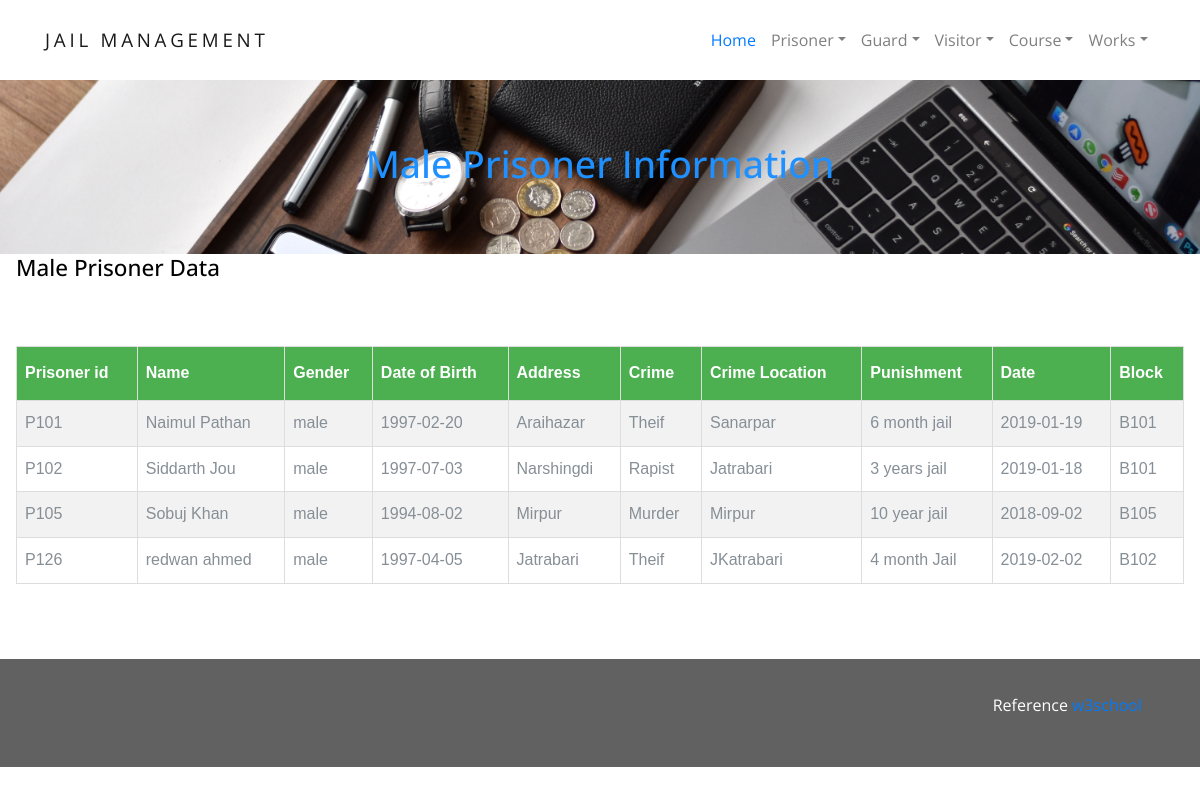
The app's page /male/male.php with its own data.
### tables this page shows
CREATE TABLE `prisoner_info` (
  `P_ID` varchar(10) NOT NULL,
  `B_ID` varchar(30) NOT NULL,
  `P_name` varchar(15) NOT NULL,
  `Gender` varchar(6) NOT NULL,
  `DoB` date NOT NULL,
  `Address` varchar(20) NOT NULL,
  `crime_type` varchar(30) NOT NULL,
  `crime_location` varchar(30) NOT NULL,
  `punishment` varchar(50) NOT NULL,
  `p_start_date` date NOT NULL
);

### male/prisoner-up-delete.php (called while the page is built)
<?php
  include('config.php');
       $sql="SELECT * FROM `prisoner_info` Where Gender='male';";
       $result=mysqli_query($connection,$sql);
?>

### male/male.php (the view, shortened to what this page needs)
<?php include('prisoner-up-delete.php')?>
<!DOCTYPE html>
<html lang="en">
<link rel="stylesheet" href="css/w3.css">
<link rel="stylesheet" href="css/font.css">
    <link rel="stylesheet" href="css/bootstrap.css">
    <link rel="stylesheet" href="css/animate.css">
    <link rel="stylesheet" href="css/owl.carousel.min.css">
    <link rel="stylesheet" href="css/bootstrap-datepicker.css">
    <link rel="stylesheet" href="css/jquery.timepicker.css">
    <link rel="stylesheet" href="fonts/ionicons/css/ionicons.min.css">
    <link rel="stylesheet" href="fonts/fontawesome/css/font-awesome.min.css">
    <link rel="stylesheet" href="fonts/flaticon/font/flaticon.css">
    <link rel="stylesheet" href="css/style.css">
<body>
<header role="banner">
      <nav class="navbar navbar-expand-lg navbar-light bg-light">
        <div class="container">
          <a class="navbar-brand" href="http://localhost/prison/home.php">Jail Management</a>
          <div class="collapse navbar-collapse" id="navbarsExample05">
            <ul class="navbar-nav ml-auto">
              <li class="nav-item">
                <a class="nav-link active" href="http://localhost/prison/home.php">Home</a>
              </li>
              <li class="nav-item dropdown">
                <a class="nav-link dropdown-toggle" href="" id="dropdown04" data-toggle="dropdown" aria-haspopup="true" aria-expanded="false">Prisoner</a>
              </li>
              <li class="nav-item dropdown">
                <a class="nav-link dropdown-toggle" href="" id="dropdown05" data-toggle="dropdown" aria-haspopup="true" aria-expanded="false">Guard</a>
              </li>
			  <li class="nav-item dropdown">
                <a class="nav-link dropdown-toggle" href="" id="dropdown05" data-toggle="dropdown" aria-haspopup="true" aria-expanded="false">Visitor</a>
              </li>
			  <li class="nav-item dropdown">
                <a class="nav-link dropdown-toggle" href="" id="dropdown05" data-toggle="dropdown" aria-haspopup="true" aria-expanded="false">Course</a>
              </li>
			  <li class="nav-item dropdown">
                <a class="nav-link dropdown-toggle" href="" id="dropdown05" data-toggle="dropdown" aria-haspopup="true" aria-expanded="false">Works</a>
              </li>
            </ul>
          </div>
        </div>
      </nav>
    </header>
      <div class="w3-display-container w3-text-blue" style="font-size: 50px">
          <img src="images/banner.jpg" alt="Lights" style="width:100%" style="height: 150px">
          <div class="w3-display-middle w3-large" > <h1 style="color:DodgerBlue;" >Male Prisoner Information</h1></div>
      </div>
   <div class="w3-container">
      <h4>Male Prisoner Data</h4>
       <br><br>
       <table>
           <tr><th>Prisoner id</th>
               <th>Name</th>
               <th>Gender</th>
               <th>Date of Birth</th>
               <th>Address</th>
               <th>Crime</th>
               <th>Crime Location</th>
               <th>Punishment</th>
               <th>Date</th>
               <th>Block</th>
            </tr>
           <?php while($row=mysqli_fetch_array($result)) {?>
           <tr>
               <td><?php echo $row['P_ID']; ?></td>
               <td><?php echo $row['P_name']; ?></td>
               <td><?php echo $row['Gender']; ?></td>
               <td><?php echo $row['DoB']; ?></td>
               <td><?php echo $row['Address']; ?></td>
               <td><?php echo $row['crime_type']; ?></td>
               <td><?php echo $row['crime_location']; ?></td>
               <td><?php echo $row['punishment']; ?></td>
               <td><?php echo $row['p_start_date']; ?></td>
               <td><?php echo $row['B_ID']; ?></td>
           </tr>
           <?php } ?>
       </table>
      </div>
    <div class="w3-dark-grey w3-container w3-padding-32" style="margin-top:75px;padding-right:58px"><p class="w3-right">Reference <a href="https://www.w3schools.com/w3css/default.asp" title="W3.CSS" target="_blank" class="w3-hover-opacity">w3school</a></p></div>
</body>
</html>

### male/css/w3.css (style rules this page uses)
html { box-sizing:border-box }
*,*:before,*:after { box-sizing:inherit }
html { -ms-text-size-adjust:100%;-webkit-text-size-adjust:100% }
body { margin:0 }
article,aside,details,figcaption,figure,footer,header,main,menu,nav,section,summary { display:block }
a { background-color:transparent;-webkit-text-decoration-skip:objects }
img { border-style:none }
html,body { font-family:Verdana,sans-serif;font-size:15px;line-height:1.5 }
html { overflow-x:hidden }
h1 { font-size:36px }
h4 { font-size:20px }
h1,h2,h3,h4,h5,h6 { font-family:"Segoe UI",Arial,sans-serif;font-weight:400;margin:10px 0 }
img { vertical-align:middle }
a { color:inherit }
.w3-tooltip,.w3-display-container { position:relative }
.w3-container:after,.w3-container:before,.w3-panel:after,.w3-panel:before,.w3-row:after,.w3-row:before,.w3-row-padding:after,.w3-row-padding:before, .w3-cell-row:before,.w3-cell-row:after,.w3-clear:after,.w3-clear:before,.w3-bar:before,.w3-bar:after { content:"";display:table;clear:both }
.w3-display-middle { position:absolute;top:50%;left:50%;transform:translate(-50%,-50%);-ms-transform:translate(-50%,-50%) }
.w3-container,.w3-panel { padding:0.01em 16px }
.w3-large { font-size:18px!important }
.w3-padding-32 { padding-top:32px!important;padding-bottom:32px!important }
.w3-right { float:right!important }
.w3-dark-grey,.w3-hover-dark-grey:hover,.w3-dark-gray,.w3-hover-dark-gray:hover { color:#fff!important;background-color:#616161!important }
.w3-text-blue,.w3-hover-text-blue:hover { color:#2196F3!important }

### male/css/style.css (style rules this page uses)
body { background: #fff; font-family: "Open Sans", Arial, sans-serif; font-weight: 400; font-size: 16px; line-height: 1.8; color: #868e96; }
a { -webkit-transition: .3s all ease; -o-transition: .3s all ease; transition: .3s all ease; text-decoration: none; }
h1, h2, h3, h4, h5 { color: #000; }
header { position: relative; top: 0; left: 0; width: 100%; z-index: 5; }
header .navbar-brand { text-transform: uppercase; letter-spacing: .2em; font-weight: 400; }
header .navbar { padding-top: 0; padding-bottom: 0; background: white !important; }
header .navbar .nav-link { padding: 1.7rem 1rem; outline: none !important; }
header .navbar .nav-link.active { color: #007bff !important; }

### male/male.php (style rules this page uses)
body,h1,h2,h3,h4,h5 { font-family: "Poppins", sans-serif }
body { font-size:16px; }
table { font-family: "Trebuchet MS", Arial, Helvetica, sans-serif; border-collapse: collapse; width: 100%; }
td,th { border: 1px solid #ddd; padding: 8px; }
tr:nth-child(even) { background-color: #f2f2f2; }
th { padding-top: 12px; padding-bottom: 12px; text-align: left; background-color: #4CAF50; color: white; }

### records on screen
prisoner_info: P_ID "P101", P_name "Naimul Pathan", Gender "male", DoB "1997-02-20", Address "Araihazar", crime_type "Theif", crime_location "Sanarpar", punishment "6 month jail", p_start_date "2019-01-19", B_ID "B101"
prisoner_info: P_ID "P102", P_name "Siddarth Jou", Gender "male", DoB "1997-07-03", Address "Narshingdi", crime_type "Rapist", crime_location "Jatrabari", punishment "3 years jail", p_start_date "2019-01-18", B_ID "B101"
prisoner_info: P_ID "P105", P_name "Sobuj Khan", Gender "male", DoB "1994-08-02", Address "Mirpur", crime_type "Murder", crime_location "Mirpur", punishment "10 year jail", p_start_date "2018-09-02", B_ID "B105"
prisoner_info: P_ID "P126", P_name "redwan ahmed", Gender "male", DoB "1997-04-05", Address "Jatrabari", crime_type "Theif", crime_location "JKatrabari", punishment "4 month Jail", p_start_date "2019-02-02", B_ID "B102"
